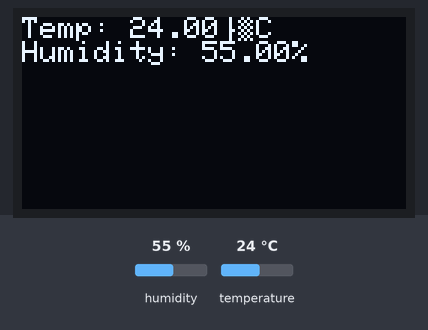
This sketch was run on a simulated ESP32. On the bench: 128×64 one-colour display. The inputs (shaded band) are chosen by the test bench; at power-on: humidity 55 %, temperature 24 °C.

Above: at 1.2 s.
1.3 s: humidity set to 22 %
At 2.9 s:
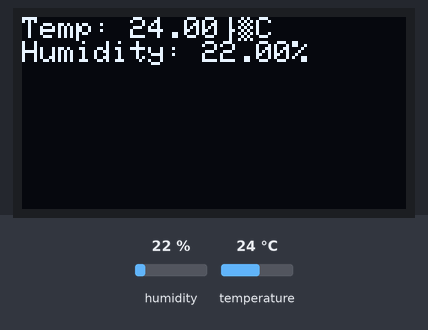
4.0 s: temperature set to 12 °C
At 5.0 s:
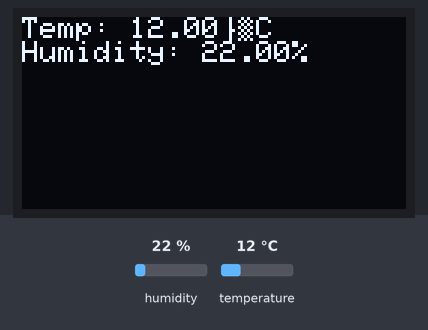
6.7 s: humidity set to 40 %
At 9.2 s:
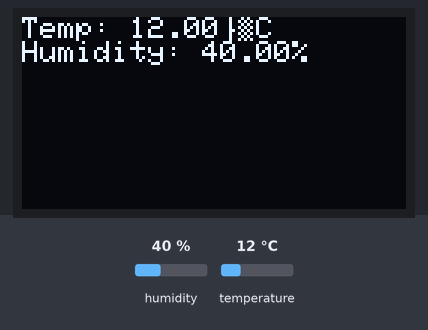
9.7 s: temperature set to 19 °C
Timing chart, 0 to 12.7 s (numbered marks = the images above; inputs shaded):
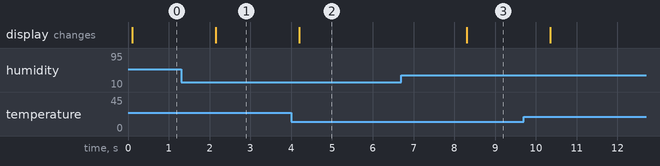

The sketch:

smart_garden_test_1.ino
```cpp
#include <Wire.h>
#include <Adafruit_Sensor.h>
#include <DHT.h>
#include <Adafruit_GFX.h>
#include <Adafruit_SSD1306.h>

#define OLED_ADDRESS 0x3C
#define OLED_SDA 5
#define OLED_SCL 4

#define DHTPIN 2
#define DHTTYPE DHT11
DHT dht(DHTPIN, DHTTYPE);

Adafruit_SSD1306 display(OLED_ADDRESS);

void setup() {
  Serial.begin(115200);
  dht.begin();
  Wire.begin(OLED_SDA, OLED_SCL);
  display.begin(SSD1306_SWITCHCAPVCC);
  display.clearDisplay();
  display.display();
  display.setTextSize(1);
  display.setTextColor(WHITE);
}

void loop() {
  float temperature = dht.readTemperature();
  float humidity = dht.readHumidity();
  display.clearDisplay();
  display.setCursor(0, 0);
  display.println("Temp: " + String(temperature) + "°C");
  display.println("Humidity: " + String(humidity) + "%");
  display.display();
  delay(2000);
}
```

Measured:
- after the input at 1.3 s, the display: changes after 0.85 s (image 1)
- after the input at 4.0 s, the display: changes after 0.20 s (image 2)
- after the input at 6.7 s, the display: changes after 1.6 s (image 3)
